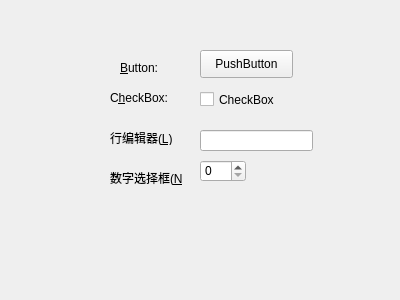
<?xml version="1.0" encoding="UTF-8"?>
<ui version="4.0">
 <class>MyWidget</class>
 <widget class="QWidget" name="MyWidget">
  <property name="geometry">
   <rect>
    <x>0</x>
    <y>0</y>
    <width>400</width>
    <height>300</height>
   </rect>
  </property>
  <property name="windowTitle">
   <string>MyWidget</string>
  </property>
  <widget class="QLabel" name="label">
   <property name="geometry">
    <rect>
     <x>120</x>
     <y>60</y>
     <width>72</width>
     <height>15</height>
    </rect>
   </property>
   <property name="text">
    <string>&amp;Button:</string>
   </property>
   <property name="buddy">
    <cstring>pushButton</cstring>
   </property>
  </widget>
  <widget class="QLabel" name="label_2">
   <property name="geometry">
    <rect>
     <x>110</x>
     <y>90</y>
     <width>72</width>
     <height>15</height>
    </rect>
   </property>
   <property name="text">
    <string>C&amp;heckBox:</string>
   </property>
   <property name="buddy">
    <cstring>checkBox</cstring>
   </property>
  </widget>
  <widget class="QLabel" name="label_3">
   <property name="geometry">
    <rect>
     <x>110</x>
     <y>130</y>
     <width>72</width>
     <height>15</height>
    </rect>
   </property>
   <property name="text">
    <string>行编辑器(&amp;L)</string>
   </property>
   <property name="buddy">
    <cstring>lineEdit</cstring>
   </property>
  </widget>
  <widget class="QLabel" name="label_4">
   <property name="geometry">
    <rect>
     <x>110</x>
     <y>170</y>
     <width>72</width>
     <height>15</height>
    </rect>
   </property>
   <property name="text">
    <string>数字选择框(&amp;N)</string>
   </property>
   <property name="buddy">
    <cstring>spinBox</cstring>
   </property>
  </widget>
  <widget class="QPushButton" name="pushButton">
   <property name="geometry">
    <rect>
     <x>200</x>
     <y>50</y>
     <width>93</width>
     <height>28</height>
    </rect>
   </property>
   <property name="text">
    <string>PushButton</string>
   </property>
  </widget>
  <widget class="QCheckBox" name="checkBox">
   <property name="geometry">
    <rect>
     <x>200</x>
     <y>90</y>
     <width>91</width>
     <height>19</height>
    </rect>
   </property>
   <property name="text">
    <string>CheckBox</string>
   </property>
  </widget>
  <widget class="QLineEdit" name="lineEdit">
   <property name="geometry">
    <rect>
     <x>200</x>
     <y>130</y>
     <width>113</width>
     <height>21</height>
    </rect>
   </property>
  </widget>
  <widget class="QSpinBox" name="spinBox">
   <property name="geometry">
    <rect>
     <x>200</x>
     <y>160</y>
     <width>46</width>
     <height>22</height>
    </rect>
   </property>
  </widget>
 </widget>
 <layoutdefault spacing="6" margin="11"/>
 <resources/>
 <connections/>
</ui>
